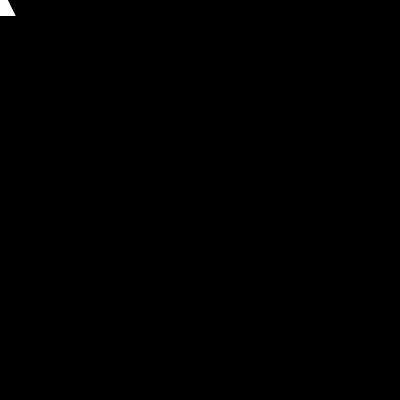
Frame 1 (no input)
Frame 60 (the mouse pressed at the canvas centre just before this capture): identical to frame 1, image omitted
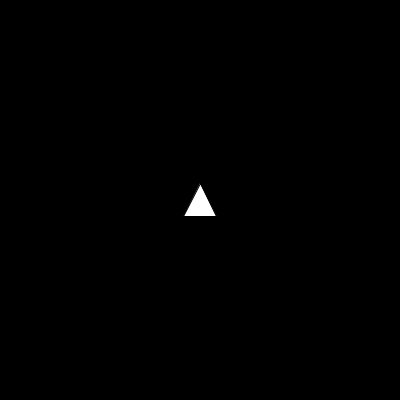
Frame 120 (the mouse held since frame 60 and released just before this capture)

The Processing sketch that drew these frames (run headless with seeded random() and noise(); from frame 60 on, the mouse is pressed at the canvas centre):

// Processing sketch: Assign2_Ship_250213a
// ── Assign2_Ship_250213a.pde
/* 
I want to make a game just like asteroid but blue
I have two options, I can make the triangle folow the mouse 
or I can control the triangle with wasd keys and aim with mouse
*/
void setup(){
size(400,400);
}

void draw(){
  background(#000000);
  
  // Calculate triangle points based on mouse position
  float x = mouseX;
  float y = mouseY;
  float sideLength = 50; // Adjust for triangle size

  // Top point of the triangle
  float topX = x;
  float topY = y - sideLength / 3;
  
  // Bottom left point
  float leftX = x - sideLength / 3;
  float leftY = y + sideLength / 3;

  // Bottom right point
  float rightX = x + sideLength / 3;
  float rightY = y + sideLength / 3;
  
  // Draw the triangle
  triangle(leftX, leftY, topX, topY, rightX, rightY); 
}
